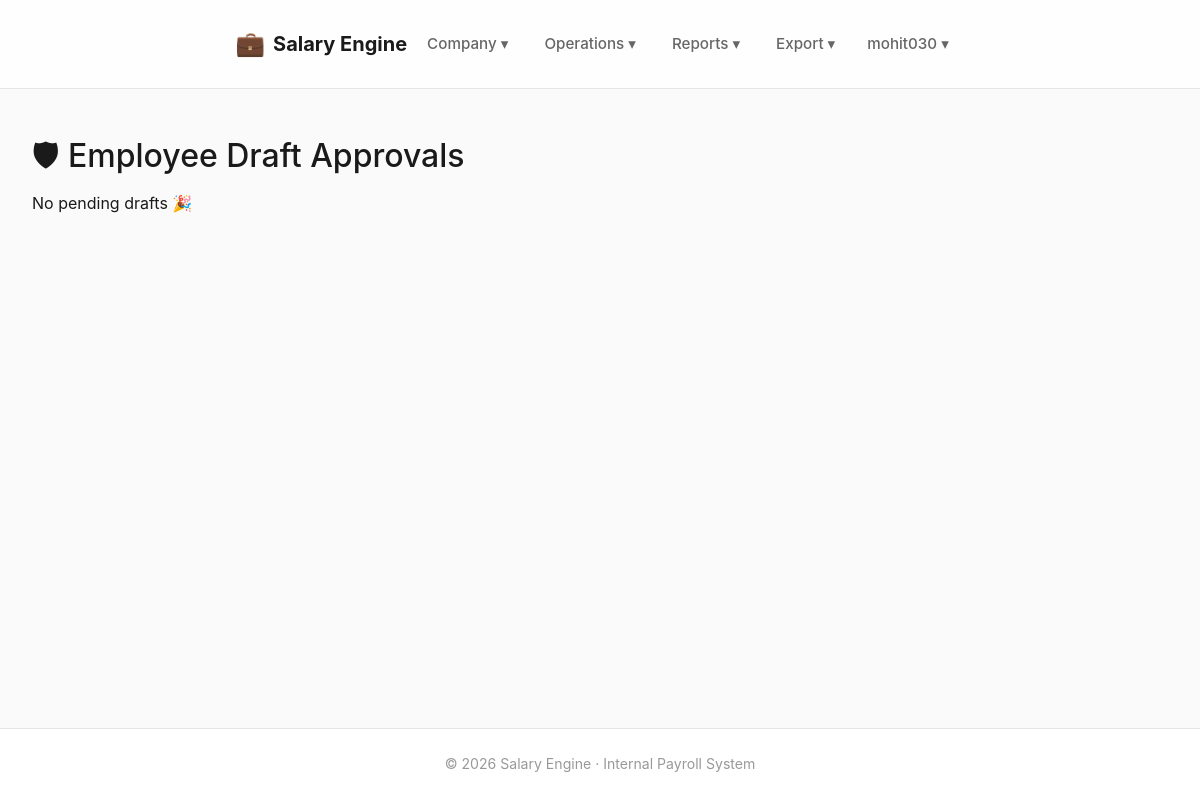
/employees/drafts/approval/ (signed in), run on an earlier commit of the app's database.
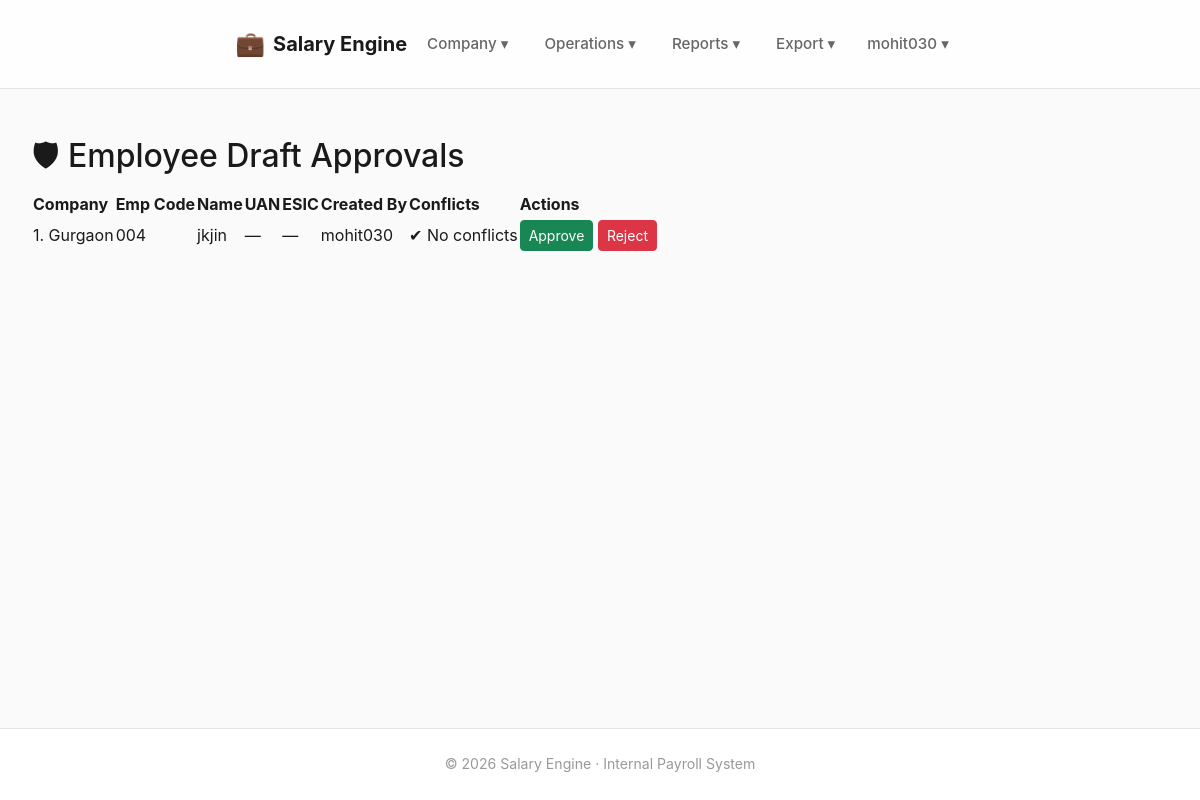
And on a later commit of the database.
### employees/models.py (models this page shows)
class EmployeeDraft(models.Model):
    STATUS_CHOICES = [
        ("PENDING", "Pending Approval"),
        ("APPROVED", "Approved"),
        ("REJECTED", "Rejected"),
    ]
    company = models.ForeignKey(Company, on_delete=models.PROTECT)
    emp_code = models.CharField(max_length=50)
    name = models.CharField(max_length=200)
    father_name = models.CharField(max_length=200, blank=True)
    uan_number = models.CharField(max_length=20, null=True, blank=True)
    esic_number = models.CharField(max_length=20, null=True, blank=True)
    document_number = models.CharField(max_length=50, null=True, blank=True)
    joining_date = models.DateField()
    default_salary = models.DecimalField(
        max_digits=10,
        decimal_places=2,
        null=True,
        blank=True
    )
    created_by = models.ForeignKey(
        User,
        on_delete=models.SET_NULL,
        null=True,
        related_name="employee_drafts"
    )
    status = models.CharField(
        max_length=20,
        choices=STATUS_CHOICES,
        default="PENDING"
    )
    created_at = models.DateTimeField(auto_now_add=True)
    class Meta:
        unique_together = ("company", "emp_code")

### companies/models.py (models this page shows, shortened)
class Company(models.Model):
    organisation = models.ForeignKey(
        Organisation,
        on_delete=models.CASCADE,
        related_name="companies"
    )
    serial_no = models.PositiveIntegerField()
    name = models.CharField(max_length=200)
    address = models.TextField(blank=True)
    gst_number = models.CharField(max_length=15, blank=True, help_text="15-character GSTIN")
    contact_name = models.CharField(max_length=150, blank=True)
    contact_phone = models.CharField(max_length=20, blank=True)
    contact_email = models.EmailField(blank=True)
    is_active = models.BooleanField(default=True)
    class Meta:
        unique_together = ("organisation", "serial_no")
        ordering = ["serial_no"]
    def __str__(self):
        return f"{self.serial_no}. {self.name}"

### employees/views.py (the view)
@login_required
def employee_draft_approval_list(request):
    drafts = EmployeeDraft.objects.filter(status="PENDING").select_related("company")
    draft_data = []
    for draft in drafts:
        conflicts = []
        merge_candidate = None
        if draft.esic_number and Employee.objects.filter(esic_number=draft.esic_number).exists():
            conflicts.append("ESIC already exists")
        if draft.uan_number and Employee.objects.filter(uan_number=draft.uan_number).exists():
            conflicts.append("UAN already exists")
        if draft.document_number and Employee.objects.filter(
            document_number=draft.document_number
        ).exists():
            conflicts.append("Document number already exists")
        if Employee.objects.filter(
            company=draft.company,
            emp_code=draft.emp_code
        ).exists():
            conflicts.append("Employee code already exists")
        if draft.esic_number:
            merge_candidate = Employee.objects.filter(
                esic_number=draft.esic_number
            ).first()
        if not merge_candidate and draft.uan_number:
            merge_candidate = Employee.objects.filter(
                uan_number=draft.uan_number
            ).first()
        draft_data.append({
            "draft": draft,
            "conflicts": conflicts,
            "can_approve": len(conflicts) == 0,
            "merge_candidate": merge_candidate,
        })
    return render(
        request,
        "employees/employee_draft_approval_list.html",
        {"draft_data": draft_data}
    )

### dashboard/context_processors.py (called while the page is built)
def approval_badges(request):
    if not request.user.is_authenticated or not request.user.is_staff:
        return {}
    return {
        "approval_badges": {
            "employee_drafts": EmployeeDraft.objects.filter(status="PENDING").count(),
            "employee_changes": EmployeeChangeRequest.objects.filter(status="PENDING").count(),
            "bank_changes": BankChangeRequest.objects.filter(status="PENDING").count(),
        }
    }

### templates/employees/employee_draft_approval_list.html (shortened to what this page needs)
{% extends "base.html" %}
{% block content %}
<h2>🛡 Employee Draft Approvals</h2>
{% if draft_data %}
<div class="table-container mt-3">
    <table>
        <thead>
            <tr>
                <th>Company</th>
                <th>Emp Code</th>
                <th>Name</th>
                <th>UAN</th>
                <th>ESIC</th>
                <th>Created By</th>
                <th>Conflicts</th>
                <th>Actions</th>
            </tr>
        </thead>
        <tbody>
        {% for item in draft_data %}
            <tr>
                <td>{{ item.draft.company }}</td>
                <td>{{ item.draft.emp_code }}</td>
                <td>{{ item.draft.name }}</td>
                <td>{{ item.draft.uan_number|default:"—" }}</td>
                <td>{{ item.draft.esic_number|default:"—" }}</td>
                <td>{{ item.draft.created_by|default:"—" }}</td>
                <td>
                    {% if item.conflicts %}
                        <ul class="conflict-list">
                            {% for conflict in item.conflicts %}
                                <li>{{ conflict }}</li>
                            {% endfor %}
                        </ul>
                    {% else %}
                        <span class="no-conflicts">✔ No conflicts</span>
                    {% endif %}
                </td>
                <td>
                    {% if item.can_approve %}
                        <a class="btn btn-success btn-sm"
                           href="{% url 'employees:approve_employee_draft' item.draft.id %}"
                           aria-label="Approve draft for {{ item.draft.name }}">
                            Approve
                        </a>
                    {% else %}
                        <button class="btn btn-secondary btn-sm"
                                disabled
                                aria-label="Cannot approve draft for {{ item.draft.name }}">
                            Cannot Approve
                        </button>
                    {% endif %}
                    <a class="btn btn-danger btn-sm"
                       href="{% url 'employees:reject_employee_draft' item.draft.id %}"
                       aria-label="Reject draft for {{ item.draft.name }}">
                        Reject
                    </a>
                </td>
            </tr>
        {% endfor %}
        </tbody>
    </table>
</div>
{% else %}
    <p class="mt-3">No pending drafts 🎉</p>
{% endif %}
{% endblock %}

### templates/base.html (shortened to what this page needs)
<!DOCTYPE html>
<html lang="en">
{% load static %}
<head>
    <link href="https://cdn.jsdelivr.net/npm/bootstrap@5.3.0/dist/css/bootstrap.min.css" rel="stylesheet">
</head>
<body>
    <nav class="navbar" id="navbar">
        <div class="navbar-inner">
            <div class="nav-left">
                <a href="{% url 'dashboard:home' %}" class="brand">
                    <span class="brand-icon">💼</span>
                    <span>Salary Engine</span>
                </a>
                {% if request.user.is_authenticated %}
                    <div class="dropdown">
                        <button class="dropbtn">Company ▾</button>
                    </div>
                    <div class="dropdown">
                        <button class="dropbtn">Operations ▾</button>
                    </div>
                    <div class="dropdown">
                        <button class="dropbtn">Reports ▾</button>
                    </div>
                    <div class="dropdown">
                        <button class="dropbtn">Export ▾</button>
                    </div>
                {% endif %}
            </div>
            <div class="nav-right">
                {% if request.user.is_authenticated %}
                    <div class="dropdown">
                        <button class="dropbtn">
                            {{ request.user.username }} ▾
                        </button>
                    </div>
                {% endif %}
            </div>
        </div>
    </nav>
    <div class="container">
        {% block content %}{% endblock %}
    </div>
    <footer>
        © 2026 Salary Engine · Internal Payroll System
    </footer>
</body>
</html>

### templates/base.html (style rules this page uses)
:root { --bg-primary: #fafafa; --bg-secondary: #ffffff; --bg-hover: #f5f5f5; --text-primary: #1a1a1a; --text-secondary: #666666; --text-muted: #999999; --accent: #2563eb; --accent-hover: #1d4ed8; --accent-light: rgba(37, 99, 235, 0.1); --success: #10b981; --warning: #f59e0b; --danger: #ef4444; --border: #e5e5e5; --shadow-sm: 0 1px 2px rgba(0,0,0,0.04); --shadow-md: 0 4px 16px rgba(0,0,0,0.06); --shadow-lg: 0 8px 24px rgba(0,0,0,0.08); --radius: 10px; --transition: all 0.3s cubic-bezier(0.4, 0, 0.2, 1); }
* { box-sizing: border-box; }
body { font-family: -apple-system, BlinkMacSystemFont, 'Inter', 'Segoe UI', sans-serif; background: var(--bg-primary); color: var(--text-primary); min-height: 100vh; display: flex; flex-direction: column; line-height: 1.6; -webkit-font-smoothing: antialiased; -moz-osx-font-smoothing: grayscale; margin: 0; padding: 0; }
.navbar { background: rgba(255, 255, 255, 0.8); backdrop-filter: blur(12px); -webkit-backdrop-filter: blur(12px); border-bottom: 1px solid var(--border); position: sticky; top: 0; z-index: 1000; transition: var(--transition); }
.navbar-inner { max-width: 1200px; margin: 0 auto; padding: 0 32px; height: 72px; display: flex; align-items: center; justify-content: space-between; }
.brand { font-weight: 700; font-size: 1.25rem; color: var(--text-primary); text-decoration: none; display: flex; align-items: center; gap: 8px; transition: var(--transition); position: relative; }
.brand::after { content: ''; position: absolute; bottom: -4px; left: 0; width: 0; height: 2px; background: var(--accent); transition: width 0.3s ease; }
.brand-icon { font-size: 1.5rem; filter: grayscale(20%); transition: var(--transition); }
.nav-left, .nav-right { display: flex; align-items: center; gap: 4px; }
.dropdown { position: relative; }
.dropbtn { background: none; border: none; font: inherit; color: var(--text-secondary); padding: 10px 16px; border-radius: var(--radius); cursor: pointer; font-weight: 500; font-size: 0.95rem; transition: var(--transition); position: relative; overflow: hidden; }
.dropbtn::before { content: ''; position: absolute; top: 50%; left: 50%; width: 0; height: 0; border-radius: 50%; background: var(--accent-light); transform: translate(-50%, -50%); transition: width 0.4s ease, height 0.4s ease; }
.container { max-width: 1200px; margin: 0 auto; padding: 48px 32px; flex: 1; animation: fadeIn 0.5s ease; }
footer { background: var(--bg-secondary); border-top: 1px solid var(--border); text-align: center; padding: 24px 32px; font-size: 0.88rem; color: var(--text-muted); transition: var(--transition); }

What changed in the data, as far as the page shows it:
added EmployeeDraft: draft.company "1. Gurgaon", draft.emp_code "004", draft.name "jkjin", draft.uan_number "—", draft.esic_number "—", draft.created_by "mohit030"
Also different on the page:
text no longer shown: "No pending drafts 🎉"
text now shown: "Company Emp Code Name UAN ESIC Created By Conflicts Actions"
